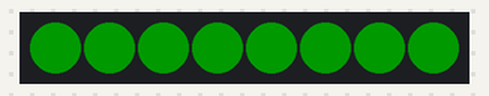
Simulated run of this sketch. Board: Arduino Uno R4 WiFi. Shown: 8 RGB LEDs in strip order, left to right. Dim RGB values are drawn brighter than linear.

Above: at 0.1 s.
At 1.1 s:
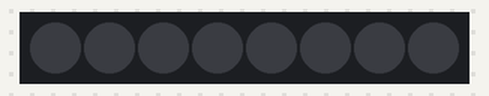
Timing chart, 0 to 130.0 s (numbered marks = the images above):
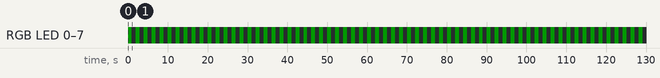

Measured:
- by itself, RGB LED 0–7: alternates RGB(0, 25, 0) for 1.0 s and off for 1.0 s

The sketch:

Modulino_Pixels_Test.ino
```cpp
#include <Modulino.h>

ModulinoPixels leds;

void setup() {
  Modulino.begin(); // Initialize the Modulino library
  leds.begin();    // Initialize the Pixels Modulino
}

void loop() {
  // Example: Set all LEDs to a specific color
  for (int i = 0; i < 8; i++) {
    leds.set(i, GREEN, 10); // Set LED i to red, brightness 10%
  }
  leds.show(); // Display the color on the LEDs

  delay(1000); // Wait 1 second

  // Example: Clear all LEDs
  leds.clear();
  leds.show();

  delay(1000); // Wait 1 second
}
```
